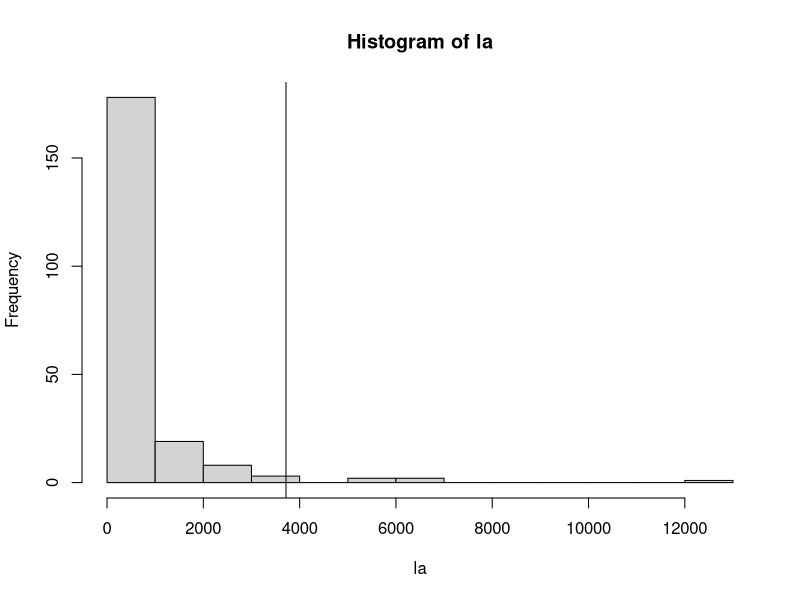
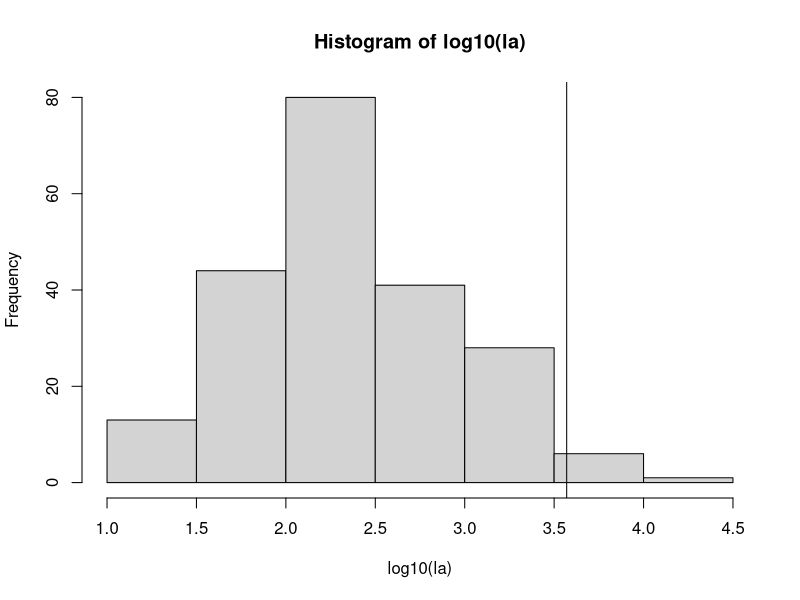
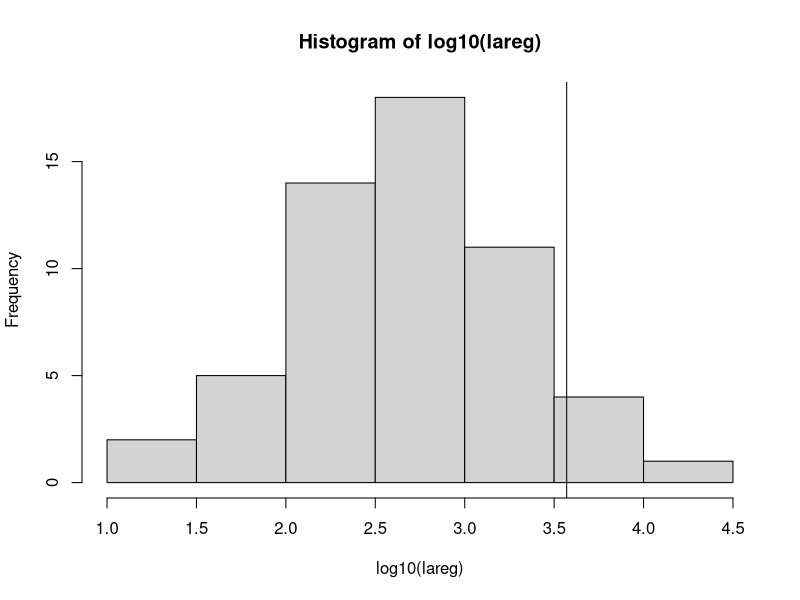
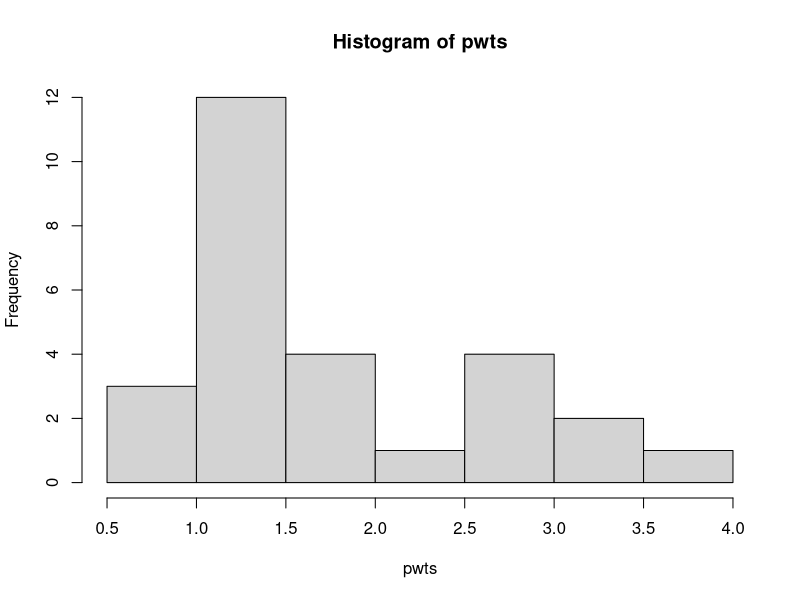
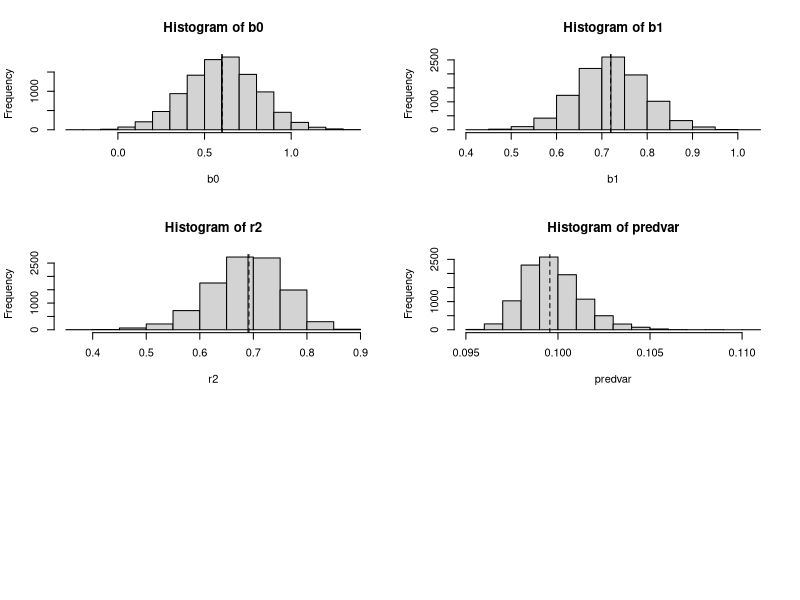
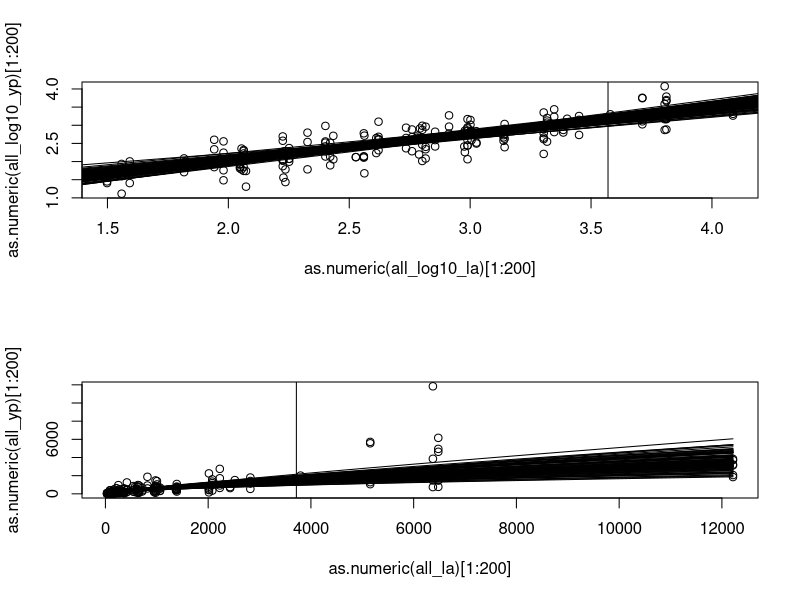
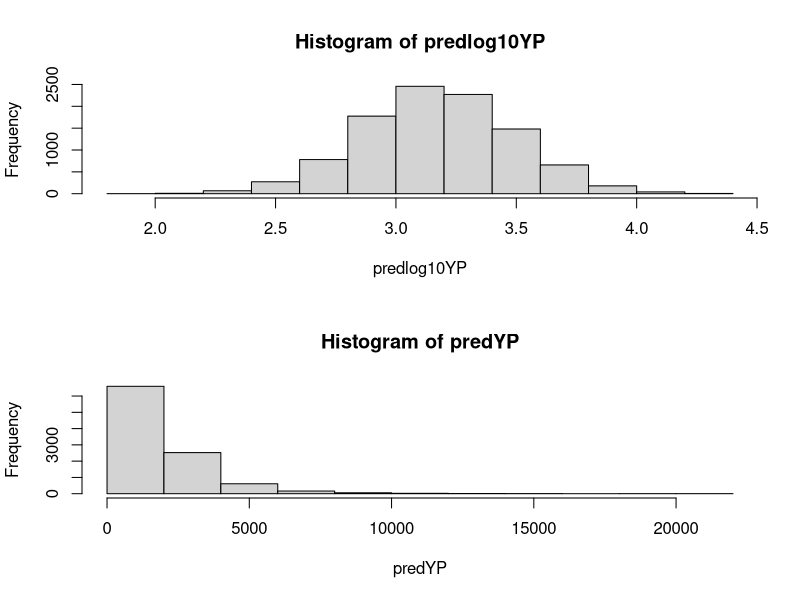
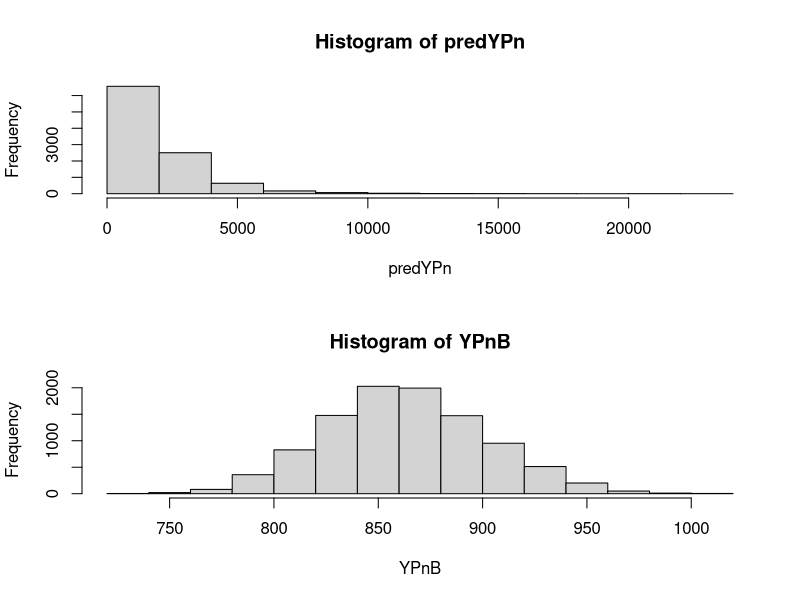

Write R code to recreate these figures, in order.
### Code that was used for the Chandler Lake OP in 2017
### Annotations in 2024 as best as I can figure out why I did what I did!!


## Chandler lake area
chanla <- 3717  # Crosswind
# chanla <- 1300+317  # Chandler


## all lake areas reported
la <- c(3582.1,97.8,71.7,633.8,126.3,2014.6,195.1,2226.3,3798.5,39.1,87.4,124,169,365.2,196.2,1174.5,6479.2,172.2,204,101.9,195.1,42.9,67.7,62.4,28.6,23.5,716.4,36.2,143.3,189.3,244.1,291.4,221,278.2,167.9,144.1,1388.5,2519.1,115.7,22.4,167.3,1730.5,137.6,90.3,441.9,483.2,93.8,189.7,26.1,26.4,402.3,1061.5,165.9,80.9,2079.9,975.4,229.5,152.8,1002.7,234.7,945.8,197.1,615.1,65.6,711.5,113.4,336.1,256,951,228.7,194.8,317.6,417.9,87.4,271.7,226.4,74.9,3060.3,93.6,162,995.8,81.6,1012.9,543.2,178.3,289.8,73.7,224.8,1788,46.1,42.1,168.8,158,155.6,113.6,2197.5,817.9,1172,2821,102,1374.6,212.5,36.6,181.7,409.1,1374.6,639.5,178.4,85,2427.6,744.9,52.9,69,21.9,325.6,344.3,229.6,25.3,56.7,95.5,63.3,200.3,31.5,34.5,738.2,489.3,767,16.3,145.6,157.8,5310,324.9,175.6,230.2,1066.3,183.1,35.6,620.3,151,157.8,263.8,507.5,654.5,76.6,289.7,137.6,25,12215.3,383.4,83.1,50.1,115.7,97.2,5154.2,305.6,1077,562.8,754.8,1077,864.8,1197.1,75.8,1320.6,132.8,56.7,136.8,45.2,560.7,210.5,140.3,383.9,287.6,105.2,421.2,6374.4,2071.1,192.2,29.7,171.9,267.5,52.9,252,118.3,246.1,25.1,1256.1,51.7,607.5,96.7,46.9,384.4,118.3,234.7,63.7,48.3,78.1,150,111.7,196,1123,167.9,27.2,157.6,137.2,336.8,1363,44.6,199.1,1955.5,574.8,37.9,363.3,109.4)
hist(la)
abline(v=chanla)
hist(log10(la))
abline(v=log10(chanla))
length(la)

## these could POSSIBLY have been used in the LA model
whichreg <- c(4,6,8,9,11,10,13,14,17,18,27,28,35,37,38,52,55,56,59,61,63,64,66,69,73,75,81,83,84,94,97,99,101,102,105,108,110,120,123,138,141,143,147,148,152,154,175,182,183,188,198,201,205,210,212)
lareg <- la[whichreg]
hist(log10(lareg))
abline(v=log10(chanla))


## comparable weights from PAXSON lake
pwts1 <- c(1.36,1.38,2.58,1.1,1.12,3.02,1.1,1.18,1.46,1.1,1.24,1.38,1.54,1.66,2,0.88,0.94,1.06,1.28,0.86,0.96,1.6,2.56,2.64,1.36,2.34,3.02,3.74,2.58)
pl <- c(410,420,440,440,510,445,485,530,468,470,435,490,484,446,460,440,360,436,403,505,500,410,485,504,398,545,500,600,530)
pwts <- pwts1[pl>=400]
hist(pwts)
sd(pwts)
mean(pwts)
length(pwts)

## This was a trial and error routine to figure out what the error standard
## deviation would have been (arriving at epssd = 0.305)
## The reason lakes are sampled without replacement is because I didn't know
## which 43 of the 50-some lakes were used to inform the LAM
epssd <- 0.305
n <- 10000
b0 <- b1 <- r2 <- predvar <- rep(NA,n)

## would really like to visualize this relationship
all_la <- all_log10_la <- all_log10_yp <- all_yp <- matrix(nrow=n, ncol=43)

for(i in 1:n) {
  x <- sample(lareg, 43)
  # x <- sample(la, 43)
  log10x <- log10(x)
  log10YPpred <- 0.6 + 0.72*log10(x)
  eps <- rnorm(43, 0, epssd)
  log10YPsim <- log10YPpred + eps
  mod <- lm(log10YPsim~log10x)
  b0[i] <- unname(mod$coefficients[1])
  b1[i] <- unname(mod$coefficients[2])
  r2[i] <- summary(mod)$r.squared
  predvar[i] <- epssd^2 + predict(mod,newdata=data.frame(log10x=log10(chanla)),se.fit=T)$se.fit^2

  # storing stuff to plot
  all_la[i,] <- x
  all_log10_la[i,] <- log10(x)
  all_log10_yp[i,] <- log10YPsim
  all_yp[i,] <- 10^log10YPsim
}
par(mfrow=c(3,2))
hist(b0)
abline(v=.6)
abline(v=median(b0),lty=2)
hist(b1)
abline(v=.72)
abline(v=median(b1),lty=2)
hist(r2)
abline(v=.69)
abline(v=median(r2),lty=2)
hist(predvar)
abline(v=median(predvar),lty=2)

par(mfrow=c(2,1))
plot(as.numeric(all_log10_la)[1:200], as.numeric(all_log10_yp)[1:200])
for(i in 1:100) abline(b0[i], b1[i])
abline(v=log10(chanla))
plot(as.numeric(all_la)[1:200], as.numeric(all_yp)[1:200])
for(i in 1:100) curve(10^(b0[i]+b1[i]*log10(x)), add=TRUE)
abline(v=chanla)

#### this is the best estimate of the prediction variance for a NEW LAKE
predvarsim <- median(predvar)

## vector of simulated YP of new lake, on the log scale
predlog10YP <- rnorm(n, 0.6 + 0.72*log10(chanla), sqrt(predvarsim))
hist(predlog10YP)

-(mean(predlog10YP) - quantile(predlog10YP,0.975))/mean(predlog10YP)  # not sure what this does

## back to natural scale
predYP <- 10^predlog10YP
hist(predYP)

## prediction interval on the natural scale, relative to median
quantile(predYP,c(0.025,0.975))/median(predYP)

## simulating a vector of weights ... and doing something with it
wts <- rnorm(n, 1, 1/sqrt(100))
predYPn <- predYP/wts
hist(predYPn)
sd(predYPn)/mean(predYPn)



# or maybe would be better to do a prediction interval on the log scale and backtransform
CIlog <- 0.6 + 0.72*log10(chanla) + c(-1,1)*qnorm(0.95)*sqrt(predvarsim)
10^CIlog




### I think this section was estimating YPn assuming YP to be nonrandom??


## calculation of point estimates
YPhat <- 10^(0.6 + 0.72*log10(chanla))       # estimated YP in kg
What <- mean(pwts)                           # est mn weight
VWhat <- var(pwts)/length(pwts)              # est var of the mean weight
YPnhat <- YPhat/What + YPhat*VWhat/(What^3)  # unbiased est of YP in number
VYPnhat <- (YPhat^2)*VWhat/(What^4)          # est var of YP in number
SEYPnhat <- sqrt(VYPnhat)                    # se of YP in number

# normal CI  ... not sure what i was doing
YPnhat + c(-1,1)*qnorm(0.975)*SEYPnhat
(YPnhat + c(-1,1)*qnorm(0.975)*SEYPnhat)/YPnhat

# simulating from resampling
n <- 10000
YPnB <- YPnB2 <- rep(NA,n)
nsample <- 100
for(i in 1:n) {
  Bsamp <- sample(pwts,nsample,replace=T)
  Whati <- mean(Bsamp)
  VWhati <- var(Bsamp)/length(pwts)
  YPnB[i] <- YPhat/Whati + YPhat*VWhati/(Whati^3)
  YPnB2[i] <- predYP[i]/Whati + predYP[i]*VWhati/(Whati^3)   ### incorporating prediction error in YP
}
quantile(YPnB,c(0.025,0.975))
quantile(YPnB,c(0.025,0.975))/YPnhat
hist(YPnB)


### now looking at intervals incorporating prediction error from YP

quantile(predYP,c(0.025,0.975))/median(predYP)   # original error in YP prediction

quantile(YPnB2,c(0.025,0.975))
quantile(YPnB2,c(0.025,0.975))/median(YPnB2)   # also incorporating est error in mn weight
hist(YPnB2)

qnorm(0.975)*sd(pwts)/(.075*mean(pwts))^2  # no idea what this is

